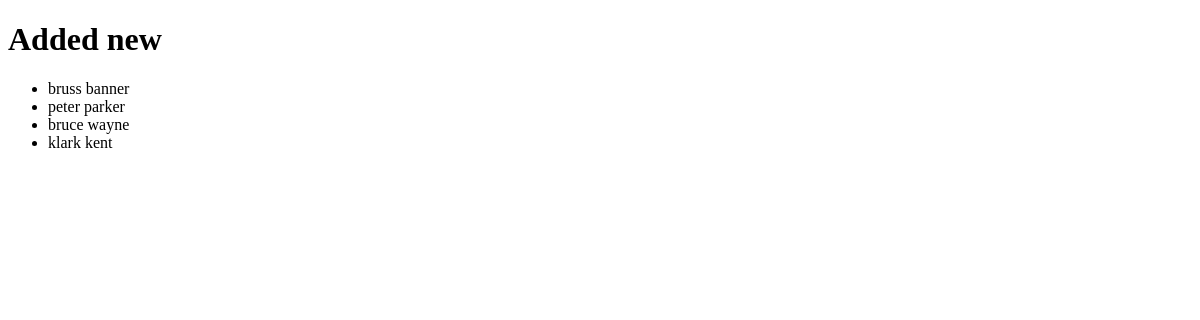
The page /added_item/ on the database as committed earlier.
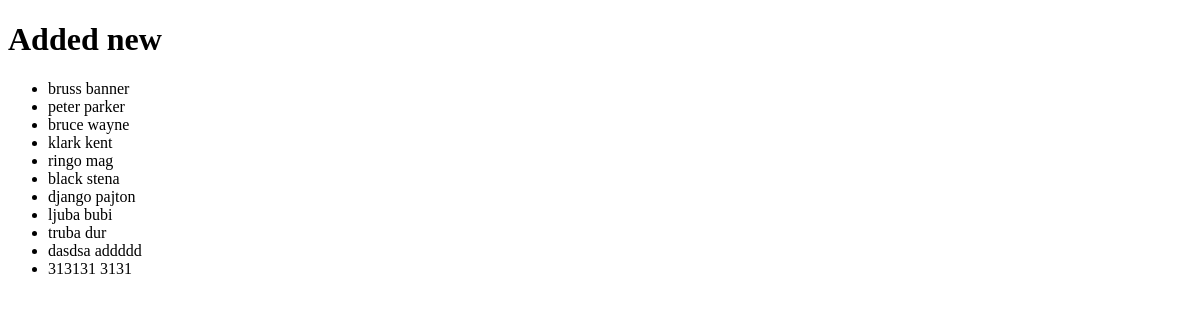
The same page on the database as committed later.
### test_app/models.py (models this page shows, shortened)
class Lik(models.Model):
    firstname = models.CharField(max_length=100)
    lastname = models.CharField(max_length=100)

### test_app/views.py (the view, shortened to what this page needs)
# urls.py: path('', IndexView.as_view(template_name='index.html'), name="index"),   #u indexu hocu samo formu za unos i postovanje
class IndexView(View):
    form = LikForm  #ovo je forma koju uzimam po modelu
    initial = {'key': 'value'}   #inicijalne
    template_name="index.html"
    def get(self, request, *args, **kwargs):
        created = Lik.objects.all()     #ovde vucem podatke iz baze i prikazujem ih posle kroz created:created
        form = self.form(initial=self.initial)    #ovo je forma koju koristim i prikazujem kroz form:form
        return render(request, self.template_name, {"created":created,"form":form})

### test_app/templates/added_item.html (shortened to what this page needs)
<!DOCTYPE html>
<html lang="en" dir="ltr">
  <head>
  </head>
  <body>
    <h1>Added new</h1>
    <ul>
      {% for i in created %}
      <li>{{i.firstname}} {{i.lastname}}</li>
      {% endfor %}
    </ul>
  </body>
</html>

Rows that differ between the two databases and show on the page:
added Lik: firstname "ringo", lastname "mag"
added Lik: firstname "black", lastname "stena"
added Lik: firstname "django", lastname "pajton"
added Lik: firstname "ljuba", lastname "bubi"
added Lik: firstname "truba", lastname "dur"
added Lik: firstname "dasdsa", lastname "addddd"
added Lik: firstname "313131", lastname "3131"
